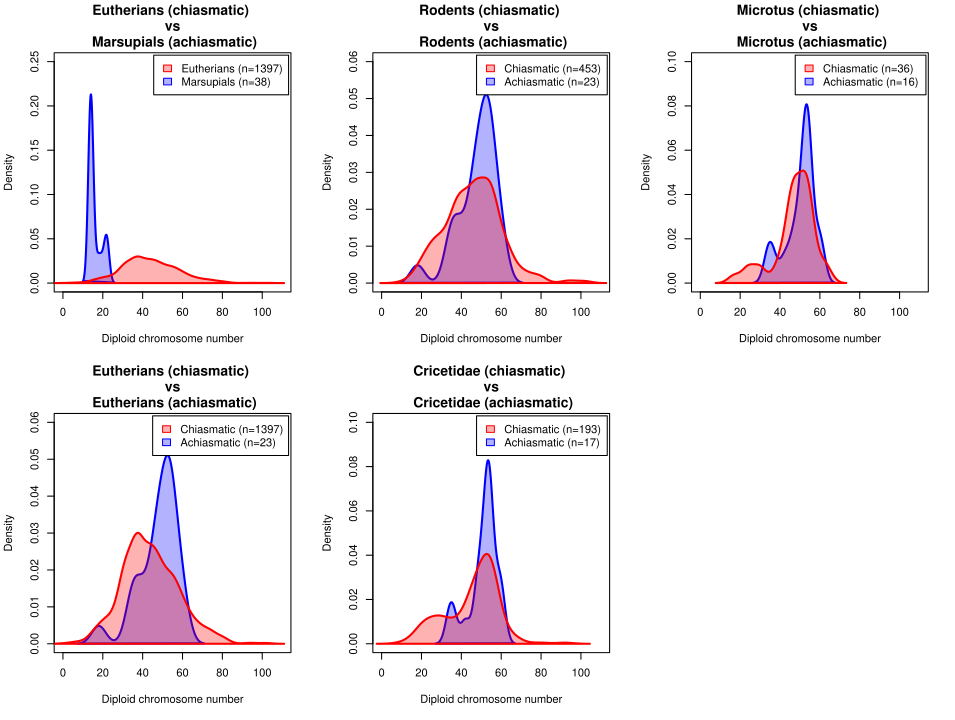

Recreate this plot in R.
# Terrence Sylvester
# pradakshanas@gmail.com
# 14 February 2022

# read in helper functions
source("helper.functions.R")

# read data
dat <- read.csv("../data/achiasmy.csv", as.is = T)

# get mammalia data only
dat <- dat[dat$Class == "Mammalia",]

# sample a single chromosome number for species that have a range of values
dat <- chromSampler(dat, info.column = 10,data.column = 10)
dat$Female.Diploid.. <- as.numeric(dat$Female.Diploid..)

# remove entries that do not have chromosome number for female diploid value
dat <- dat[!is.na(dat$Female.Diploid..),]

# get marsupial orders
marsupials <- c("Didelphimorphia",
               "Paucituberculata",
               "Microbiotheria",
               "Dasyuromorphia",
               "Peramelemorphia",
               "Notoryctemorphia",
               "Diprotodontia")
dat.marsupials <- dat[dat$Order %in% marsupials,]

# get eutherians
dat.eutherians <- dat[!(dat$Order %in% marsupials),] 
# remove monotremes from eutherian subset
dat.eutherians <- dat.eutherians[dat.eutherians$Order != "Monotremata",]
# get rodents
dat.rodents <- dat[dat$Order == "Rodentia",]
# get cricetidae
dat.cricetidae <- dat[dat$Family == "Cricetidae",]
# get microtus
dat$genera <- NA
for(i in 1:nrow(dat)){
  dat$genera[i] <- unlist(strsplit(dat$Species[i], split = " "))[1]
}
dat.microtus <- dat[dat$genera == "Microtus",]

#### plot ####
#### Eutherians (chiasmatic) vs Marsupials ####
plot(xlim = c(0,110),
     ylim = c(0,0.25),
     x = NULL,
     y = NULL,
     xlab = "Diploid chromosome number",
     ylab = "Density",
     main = "Eutherians (chiasmatic) vs Marsupials (achiasmatic)")
polygon(density(c(dat.marsupials$Female.Diploid..), na.rm = T),
        col = rgb(0,0,1,0.3),
        border = rgb(0,0,1,1),
        lwd = 2)
polygon(density(c(dat.eutherians$Female.Diploid..[dat.eutherians$Meiosis.Type == "chiasmatic"]), na.rm = T),
        col = rgb(1,0,0,0.3),
        border = rgb(1,0,0,1),
        lwd = 2)
length(dat.eutherians$Female.Diploid..[dat.eutherians$Meiosis.Type == "chiasmatic"])
legend("topright",
       legend = c("Eutherians (n=1397)", "Marsupials (n=38)"),
       inset = 0.01,
       fill = c(rgb(1,0,0,0.3),rgb(0,0,1,0.3)),
       border = c(rgb(1,0,0,1),rgb(0,0,1,1)))

#### chiasmatic eutherians vs achiasmatic chordates ####
plot(xlim = c(0,110),
     ylim = c(0,0.06),
     x = NULL,
     y = NULL,
     xlab = "Diploid chromosome number",
     ylab = "Density",
     main = "Eutherians (chiasmatic) vs Eutherians (achiasmatic)")
polygon(density(c(dat.eutherians$Female.Diploid..[dat.eutherians$Meiosis.Type != "chiasmatic"])),
        col = rgb(0,0,1,0.3),
        border = rgb(0,0,1,1),
        lwd = 2)
polygon(density(dat.eutherians$Female.Diploid..[dat.eutherians$Meiosis.Type == "chiasmatic"]),
        col = rgb(1,0,0,0.3),
        border = rgb(1,0,0,1),
        lwd = 2)
length(dat.eutherians$Female.Diploid..[dat.eutherians$Meiosis.Type == "chiasmatic"])
length(dat.eutherians$Female.Diploid..[dat.eutherians$Meiosis.Type != "chiasmatic"])
legend("topright",
       legend = c("Chiasmatic (n=1397)", "Achiasmatic (n=23)"),
       inset = 0.01,
       fill = c(rgb(1,0,0,0.3),rgb(0,0,1,0.3)),
       border = c(rgb(1,0,0,1),rgb(0,0,1,1)))


#### chiasmatic rodents vs achiasmatic rodents ####
plot(xlim = c(0,110),
     ylim = c(0,0.06),
     x = NULL,
     y = NULL,
     xlab = "Diploid chromosome number",
     ylab = "Density",
     main = "Rodents (chiasmatic) vs Rodents (achiasmatic)")
polygon(density(c(dat.rodents$Female.Diploid..[dat.rodents$Meiosis.Type != "chiasmatic"])),
        col = rgb(0,0,1,0.3),
        border = rgb(0,0,1,1),
        lwd = 2)
polygon(density(dat.rodents$Female.Diploid..[dat.rodents$Meiosis.Type == "chiasmatic"]),
        col = rgb(1,0,0,0.3),
        border = rgb(1,0,0,1),
        lwd = 2)
length(dat.rodents$Female.Diploid..[dat.rodents$Meiosis.Type == "chiasmatic"])
length(dat.rodents$Female.Diploid..[dat.rodents$Meiosis.Type != "chiasmatic"])
legend("topright",
       legend = c("Chiasmatic (n=453)", "Achiasmatic (n=23)"),
       inset = 0.01,
       fill = c(rgb(1,0,0,0.3),rgb(0,0,1,0.3)),
       border = c(rgb(1,0,0,1),rgb(0,0,1,1)))


#### Cricetidae (Chiasmatic) vs Cricetidae (aChiasmatic) ####
plot(xlim = c(0,110),
     ylim = c(0,0.1),
     x = NULL,
     y = NULL,
     xlab = "Diploid chromosome number",
     ylab = "Density",
     main = "Cricetidae (chiasmatic) vs Cricetidae (achiasmatic)")
polygon(density(c(dat.cricetidae$Female.Diploid..[dat.cricetidae$Meiosis.Type != "chiasmatic"])),
        col = rgb(0,0,1,0.3),
        border = rgb(0,0,1,1),
        lwd = 2)
polygon(density(dat.cricetidae$Female.Diploid..[dat.cricetidae$Meiosis.Type == "chiasmatic"]),
        col = rgb(1,0,0,0.3),
        border = rgb(1,0,0,1),
        lwd = 2)
length(dat.cricetidae$Female.Diploid..[dat.cricetidae$Meiosis.Type == "chiasmatic"])
length(dat.cricetidae$Female.Diploid..[dat.cricetidae$Meiosis.Type != "chiasmatic"])
legend("topright",
       legend = c("Chiasmatic (n=193)", "Achiasmatic (n=17)"),
       inset = 0.01,
       fill = c(rgb(1,0,0,0.3),rgb(0,0,1,0.3)),
       border = c(rgb(1,0,0,1),rgb(0,0,1,1)))



#### Microtus (Chiasmatic) vs Microtus (aChiasmatic) ####
plot(xlim = c(0,110),
     ylim = c(0,0.1),
     x = NULL,
     y = NULL,
     xlab = "Diploid chromosome number",
     ylab = "Density",
     main = "Microtus (chiasmatic) vs Microtus (achiasmatic)")
polygon(density(c(dat.microtus$Female.Diploid..[dat.microtus$Meiosis.Type != "chiasmatic"])),
        col = rgb(0,0,1,0.3),
        border = rgb(0,0,1,1),
        lwd = 2)
polygon(density(dat.microtus$Female.Diploid..[dat.microtus$Meiosis.Type == "chiasmatic"]),
        col = rgb(1,0,0,0.3),
        border = rgb(1,0,0,1),
        lwd = 2)
length(dat.microtus$Female.Diploid..[dat.microtus$Meiosis.Type == "chiasmatic"])
length(dat.microtus$Female.Diploid..[dat.microtus$Meiosis.Type != "chiasmatic"])
legend("topright",
       legend = c("Chiasmatic (n=36)", "Achiasmatic (n=16)"),
       inset = 0.01,
       fill = c(rgb(1,0,0,0.3),rgb(0,0,1,0.3)),
       border = c(rgb(1,0,0,1),rgb(0,0,1,1)))
